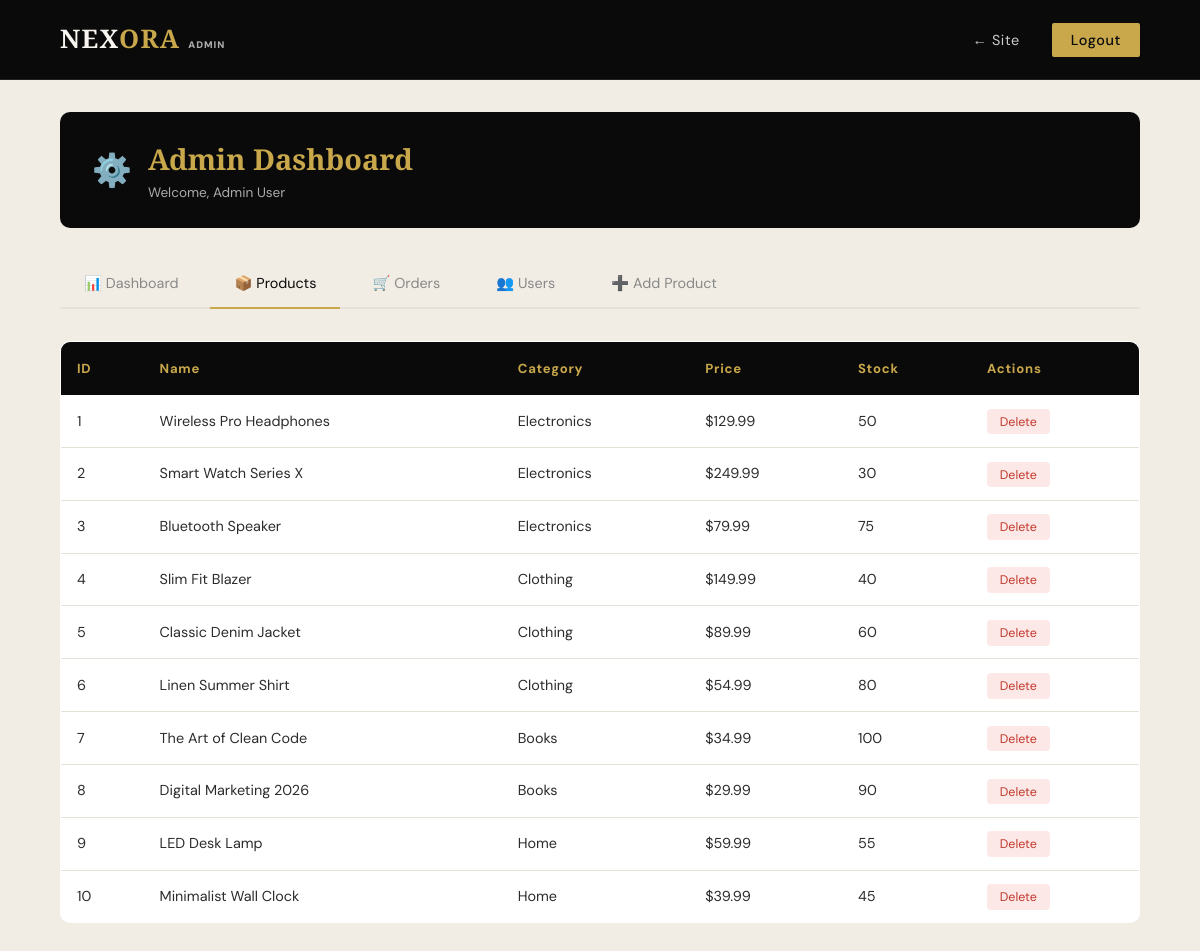
/pages/admin.php?tab=products (signed in), run on the app's committed database.
### tables this page shows
CREATE TABLE IF NOT EXISTS products (
    id INT AUTO_INCREMENT PRIMARY KEY,
    name VARCHAR(200) NOT NULL,
    description TEXT,
    price DECIMAL(10,2) NOT NULL,
    stock INT DEFAULT 0,
    category VARCHAR(100),
    image VARCHAR(255),
    created_at TIMESTAMP DEFAULT CURRENT_TIMESTAMP
);

### pages/admin.php (the view, shortened to what this page needs)
<?php
require_once '../php/db.php';
$tab = $_GET['tab'] ?? 'dashboard';
$products = $pdo->query("SELECT * FROM products ORDER BY created_at DESC")->fetchAll();
?>
<!DOCTYPE html>
<html lang="en">
<head>
  <link rel="stylesheet" href="../css/style.css">
</head>
<body style="background:var(--cream);">
<nav class="navbar">
  <a href="../index.php" class="logo">NEX<span>ORA</span> <span style="font-size:0.6rem;color:#aaa;font-family:'DM Sans',sans-serif;letter-spacing:0.1em;"> ADMIN</span></a>
  <ul class="nav-links">
    <li><a href="../index.php">← Site</a></li>
    <li><a href="../php/logout.php" class="btn-nav">Logout</a></li>
  </ul>
</nav>
<div class="admin-page">
  <div class="admin-header">
    <span style="font-size:2rem;">⚙️</span>
    <div>
      <h1>Admin Dashboard</h1>
      <p style="color:#aaa;font-size:0.85rem;">Welcome, <?php echo htmlspecialchars($_SESSION['user']['name']); ?></p>
    </div>
  </div>
  <div class="tab-bar">
    <a href="?tab=dashboard" class="tab-link <?php echo $tab==='dashboard'?'active':''; ?>">📊 Dashboard</a>
    <a href="?tab=products"  class="tab-link <?php echo $tab==='products'?'active':''; ?>">📦 Products</a>
    <a href="?tab=orders"    class="tab-link <?php echo $tab==='orders'?'active':''; ?>">🛒 Orders</a>
    <a href="?tab=users"     class="tab-link <?php echo $tab==='users'?'active':''; ?>">👥 Users</a>
    <a href="?tab=add"       class="tab-link <?php echo $tab==='add'?'active':''; ?>">➕ Add Product</a>
  </div>
  <?php if($tab==='products'): ?>
  <table class="data-table">
    <tr><th>ID</th><th>Name</th><th>Category</th><th>Price</th><th>Stock</th><th>Actions</th></tr>
    <?php foreach($products as $p): ?>
    <tr>
      <td><?php echo $p['id']; ?></td>
      <td><?php echo htmlspecialchars($p['name']); ?></td>
      <td><?php echo htmlspecialchars($p['category']); ?></td>
      <td>$<?php echo number_format($p['price'],2); ?></td>
      <td style="color:<?php echo $p['stock']<5?'#e44':'inherit'; ?>"><?php echo $p['stock']; ?></td>
      <td>
        <a href="?tab=products&delete_product=<?php echo $p['id']; ?>" class="action-btn btn-delete" onclick="return confirm('Delete this product?')">Delete</a>
      </td>
    </tr>
    <?php endforeach; ?>
  </table>
  <?php endif; ?>
</div>
</body>
</html>

### css/style.css (style rules this page uses)
:root { --black: #0a0a0a; --white: #f8f5f0; --cream: #f2ede4; --gold: #c9a84c; --gold-light: #e8c96e; --dark: #1a1a1a; --mid: #3a3a3a; --text: #2c2c2c; --muted: #888; --card-bg: #ffffff; --border: #e5e0d8; }
*, *::before, *::after { box-sizing: border-box; margin: 0; padding: 0; }
html { scroll-behavior: smooth; }
body { font-family: 'DM Sans', sans-serif; background: var(--cream); color: var(--text); line-height: 1.6; }
.navbar { display: flex; align-items: center; justify-content: space-between; padding: 1.2rem 5%; background: var(--black); position: sticky; top: 0; z-index: 1000; border-bottom: 1px solid #222; }
.logo { font-family: 'Playfair Display', serif; font-size: 1.6rem; font-weight: 900; color: var(--white); text-decoration: none; letter-spacing: 0.05em; }
.logo span { color: var(--gold); }
.nav-links { list-style: none; display: flex; gap: 2rem; align-items: center; }
.nav-links a { color: #ccc; text-decoration: none; font-size: 0.9rem; font-weight: 400; letter-spacing: 0.04em; transition: color 0.2s; }
.btn-nav { background: var(--gold) !important; color: var(--black) !important; padding: 0.5rem 1.2rem; border-radius: 2px; font-weight: 500 !important; }
.admin-page { padding: 2rem 5%; }
.admin-header { background: var(--black); color: var(--gold); padding: 1.5rem 2rem; border-radius: 10px; margin-bottom: 2rem; display: flex; align-items: center; gap: 1rem; }
.admin-header h1 { font-family: 'Playfair Display', serif; font-size: 1.8rem; }
.data-table { width: 100%; background: white; border-radius: 10px; overflow: hidden; border: 1px solid var(--border); border-collapse: collapse; }
.data-table th { background: var(--black); color: var(--gold); padding: 1rem; text-align: left; font-size: 0.82rem; letter-spacing: 0.06em; }
.data-table td { padding: 0.9rem 1rem; border-bottom: 1px solid var(--border); font-size: 0.9rem; }
.data-table tr:last-child td { border-bottom: none; }
.action-btn { padding: 0.3rem 0.8rem; border-radius: 4px; font-size: 0.78rem; text-decoration: none; cursor: pointer; border: none; font-family: 'DM Sans', sans-serif; }
.btn-delete { background: #fde8e8; color: #c0392b; }
.tab-bar { display: flex; gap: 0.5rem; margin-bottom: 2rem; border-bottom: 2px solid var(--border); }
.tab-link { padding: 0.75rem 1.5rem; text-decoration: none; color: var(--muted); font-size: 0.9rem; border-bottom: 2px solid transparent; margin-bottom: -2px; transition: all 0.2s; }
.tab-link.active, .tab-link:hover { color: var(--black); border-bottom-color: var(--gold); }

### data on the page
products: id "1", name "Wireless Pro Headphones", category "Electronics", price "129.99", stock "50"
products: id "2", name "Smart Watch Series X", category "Electronics", price "249.99", stock "30"
products: id "3", name "Bluetooth Speaker", category "Electronics", price "79.99", stock "75"
products: id "4", name "Slim Fit Blazer", category "Clothing", price "149.99", stock "40"
products: id "5", name "Classic Denim Jacket", category "Clothing", price "89.99", stock "60"
products: id "6", name "Linen Summer Shirt", category "Clothing", price "54.99", stock "80"
products: id "7", name "The Art of Clean Code", category "Books", price "34.99", stock "100"
products: id "8", name "Digital Marketing 2026", category "Books", price "29.99", stock "90"
products: id "9", name "LED Desk Lamp", category "Home", price "59.99", stock "55"
products: id "10", name "Minimalist Wall Clock", category "Home", price "39.99", stock "45"

### other printed values
$_SESSION['user']['name'] "Admin User"
